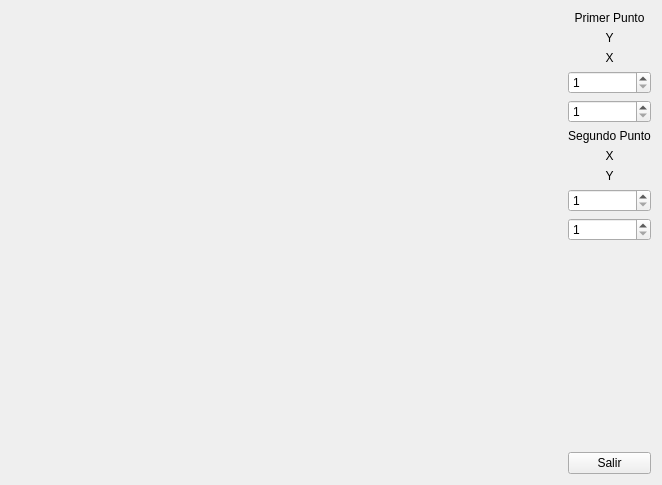
<?xml version="1.0" encoding="UTF-8"?>
<ui version="4.0">
 <class>MainWindow</class>
 <widget class="QMainWindow" name="MainWindow">
  <property name="geometry">
   <rect>
    <x>0</x>
    <y>0</y>
    <width>662</width>
    <height>485</height>
   </rect>
  </property>
  <property name="windowTitle">
   <string>MainWindow</string>
  </property>
  <widget class="QWidget" name="centralWidget">
   <layout class="QHBoxLayout" name="horizontalLayout">
    <item>
     <widget class="ventanita" name="widget" native="true">
      <property name="sizePolicy">
       <sizepolicy hsizetype="Expanding" vsizetype="Preferred">
        <horstretch>0</horstretch>
        <verstretch>0</verstretch>
       </sizepolicy>
      </property>
     </widget>
    </item>
    <item>
     <layout class="QVBoxLayout" name="verticalLayout">
      <item>
       <widget class="QLabel" name="label">
        <property name="text">
         <string>Primer Punto</string>
        </property>
        <property name="alignment">
         <set>Qt::AlignCenter</set>
        </property>
       </widget>
      </item>
      <item>
       <widget class="QLabel" name="label_3">
        <property name="text">
         <string>Y</string>
        </property>
        <property name="alignment">
         <set>Qt::AlignCenter</set>
        </property>
       </widget>
      </item>
      <item>
       <widget class="QLabel" name="label_2">
        <property name="text">
         <string>X</string>
        </property>
        <property name="alignment">
         <set>Qt::AlignCenter</set>
        </property>
       </widget>
      </item>
      <item>
       <widget class="QSpinBox" name="spinBox_2">
        <property name="minimum">
         <number>1</number>
        </property>
        <property name="maximum">
         <number>60</number>
        </property>
       </widget>
      </item>
      <item>
       <widget class="QSpinBox" name="spinBox_3">
        <property name="minimum">
         <number>1</number>
        </property>
        <property name="maximum">
         <number>60</number>
        </property>
       </widget>
      </item>
      <item>
       <widget class="QLabel" name="label_6">
        <property name="text">
         <string>Segundo Punto</string>
        </property>
        <property name="alignment">
         <set>Qt::AlignCenter</set>
        </property>
       </widget>
      </item>
      <item>
       <widget class="QLabel" name="label_4">
        <property name="text">
         <string>X</string>
        </property>
        <property name="alignment">
         <set>Qt::AlignCenter</set>
        </property>
       </widget>
      </item>
      <item>
       <widget class="QLabel" name="label_5">
        <property name="text">
         <string>Y</string>
        </property>
        <property name="alignment">
         <set>Qt::AlignCenter</set>
        </property>
       </widget>
      </item>
      <item>
       <widget class="QSpinBox" name="spinBox_4">
        <property name="minimum">
         <number>1</number>
        </property>
        <property name="maximum">
         <number>60</number>
        </property>
       </widget>
      </item>
      <item>
       <widget class="QSpinBox" name="spinBox_5">
        <property name="minimum">
         <number>1</number>
        </property>
        <property name="maximum">
         <number>60</number>
        </property>
       </widget>
      </item>
      <item>
       <spacer name="verticalSpacer">
        <property name="orientation">
         <enum>Qt::Vertical</enum>
        </property>
        <property name="sizeHint" stdset="0">
         <size>
          <width>20</width>
          <height>40</height>
         </size>
        </property>
       </spacer>
      </item>
      <item>
       <widget class="QPushButton" name="pushButton">
        <property name="text">
         <string>Salir</string>
        </property>
       </widget>
      </item>
     </layout>
    </item>
   </layout>
  </widget>
  <widget class="QMenuBar" name="menuBar">
   <property name="geometry">
    <rect>
     <x>0</x>
     <y>0</y>
     <width>662</width>
     <height>22</height>
    </rect>
   </property>
  </widget>
 </widget>
 <layoutdefault spacing="6" margin="11"/>
 <customwidgets>
  <customwidget>
   <class>ventanita</class>
   <extends>QWidget</extends>
   <header>ventanita.h</header>
   <container>1</container>
  </customwidget>
 </customwidgets>
 <resources/>
 <connections>
  <connection>
   <sender>pushButton</sender>
   <signal>clicked()</signal>
   <receiver>MainWindow</receiver>
   <slot>close()</slot>
   <hints>
    <hint type="sourcelabel">
     <x>596</x>
     <y>456</y>
    </hint>
    <hint type="destinationlabel">
     <x>330</x>
     <y>242</y>
    </hint>
   </hints>
  </connection>
 </connections>
</ui>
